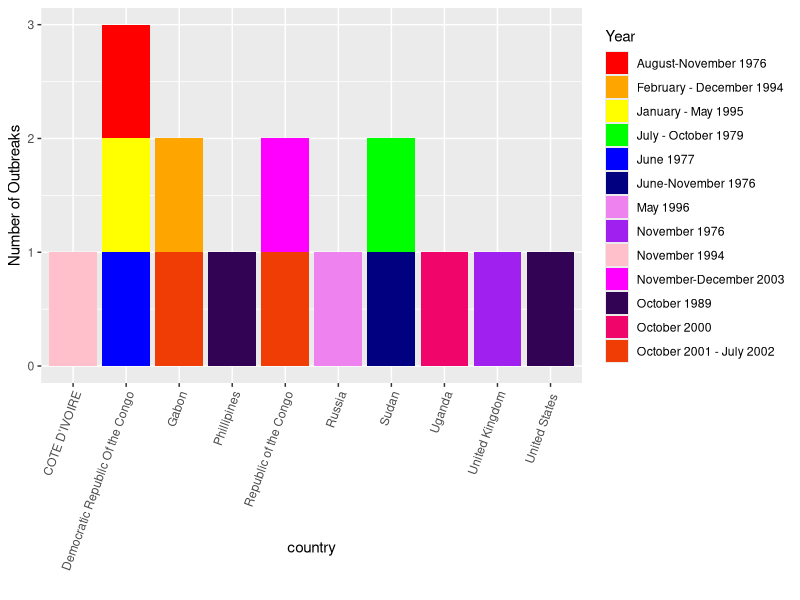

Source code (R):
install.packages("tidyverse")
library(tidyverse)
df <- read.csv("./Assignments/Assignment_4/final_project_idea_data .csv")
class(df)
  df %>% ggplot(aes(x=country)) + geom_bar(aes(fill= Year )) +
    theme(axis.text.x = element_text(angle = 70, hjust=1),
          axis.title.x = element_text(vjust = 10)) + labs(y="Number of Outbreaks") +
    scale_fill_manual(values =c("red", "orange", "yellow", "green", "blue", "navy", "violet","purple", "pink", "magenta", "#320354",
                                     "#f0056b", "#f03c05"))
  

